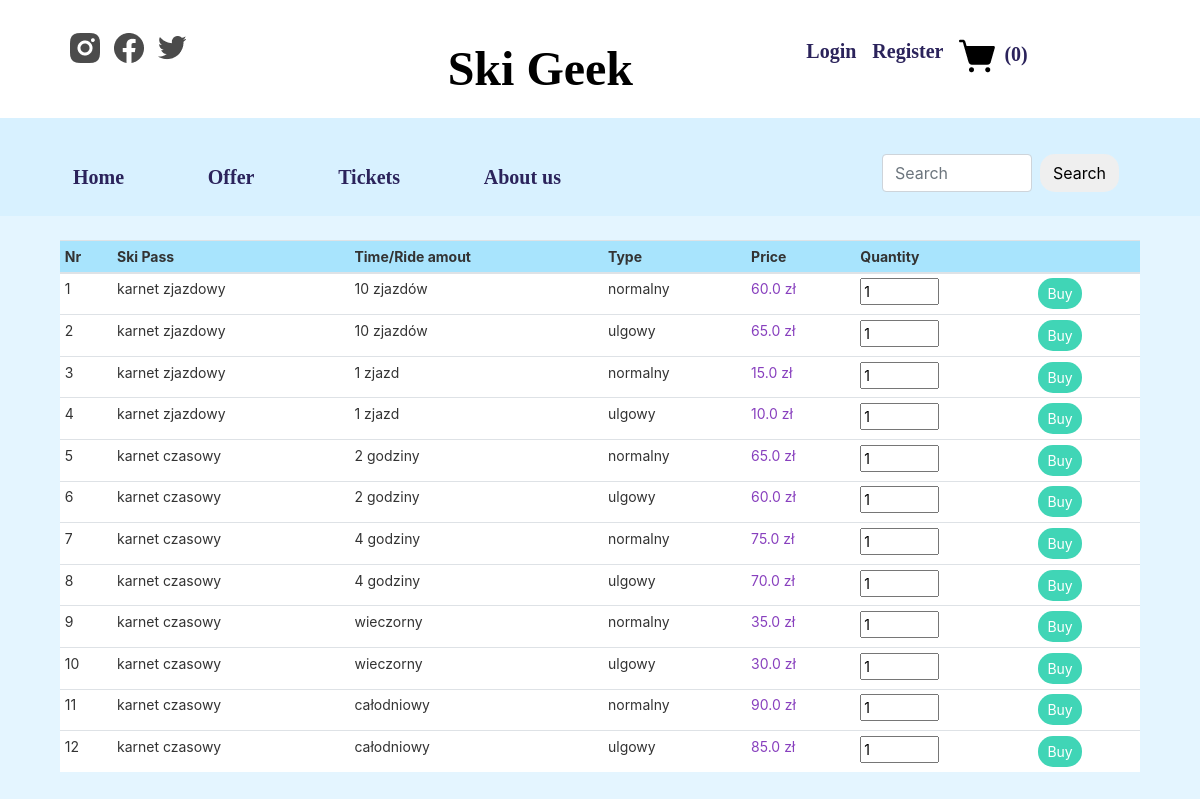
Screenshot of /ticket with the database file from the repository.
### skiResort/models.py (models this page shows, shortened)
class Ticket(db.Model):
    id = db.Column(db.Integer, primary_key=True)
    ski_pass = db.Column(db.String(20), nullable=False)
    amount = db.Column(db.String(20), nullable=False)
    type = db.Column(db.String(20), nullable=False)
    price = db.Column(db.Float)

### skiResort/routes.py (the view)
@app.route("/ticket")
def ticket():
    tickets = Ticket.query.all()
    return render_template('ticket.html', tickets = tickets)

### skiResort/templates/ticket.html (shortened to what this page needs)
{% extends "layout.html" %}
{% block content %}
<div class="container mt-4">
    <div class="row">
        <div class="col-md-12">
            <table class="table table-sm">
                <thead style="background-color: rgba(137,220,252,0.65)">
                    <th>Nr</th>
                    <th>Ski Pass</th>
                    <th>Time/Ride amout</th>
                    <th>Type</th>
                    <th>Price</th>
                    <th>Quantity</th>
                    <th></th>
                </thead>
                <tbody style="background-color: #ffffff">
                    {% for ticket in tickets %}
                    <tr>
                        <td>{{ loop.index }}</td>
                        <td>{{ ticket['ski_pass'] }}</td>
                        <td>{{ ticket['amount']}}</td>
                        <td>{{ ticket['type']}}</td>
                        <td style="color:#8840be;">{{ ticket['price'] }} zł</td>
                        <form action="{{ url_for('get_ticket', ticket_id=ticket['id']) }}" method="post">
                        <td>
                            <input type="number" name="quantity" min="1" max="10" value="1">
                        </td>
                        <td>
                            {% if current_user.is_authenticated %}
                            <button style="background-color: #40d5b6; color: #ffffff; border-radius: 15px; border: none">
                                Buy
                            </button>
                            {% else %}
                                <a href="login" class="btn btn-sm" style="background-color: #40d5b6; color: #ffffff; border-radius: 15px">
                                    Buy
                                </a>
                            {% endif %}
                        </td>
                        </form>
                    </tr>
                    {% endfor %}
                </tbody>
            </table>
        </div>
    </div>
</div>
{% endblock content%}

### skiResort/static/main.css (style rules this page uses)
body { background: #E4F5FF; color: #333333; font-size: 14px; }

### rows the page displays
Ticket: ski_pass "karnet zjazdowy", amount "10 zjazdów", type "normalny", price "60.0"
Ticket: ski_pass "karnet zjazdowy", amount "10 zjazdów", type "ulgowy", price "65.0"
Ticket: ski_pass "karnet zjazdowy", amount "1 zjazd", type "normalny", price "15.0"
Ticket: ski_pass "karnet zjazdowy", amount "1 zjazd", type "ulgowy", price "10.0"
Ticket: ski_pass "karnet czasowy", amount "2 godziny", type "normalny", price "65.0"
Ticket: ski_pass "karnet czasowy", amount "2 godziny", type "ulgowy", price "60.0"
Ticket: ski_pass "karnet czasowy", amount "4 godziny", type "normalny", price "75.0"
Ticket: ski_pass "karnet czasowy", amount "4 godziny", type "ulgowy", price "70.0"
Ticket: ski_pass "karnet czasowy", amount "wieczorny", type "normalny", price "35.0"
Ticket: ski_pass "karnet czasowy", amount "wieczorny", type "ulgowy", price "30.0"
Ticket: ski_pass "karnet czasowy", amount "całodniowy", type "normalny", price "90.0"
Ticket: ski_pass "karnet czasowy", amount "całodniowy", type "ulgowy", price "85.0"

### other values shown
{{ session['Shoppingcart'] | length }} "0"
